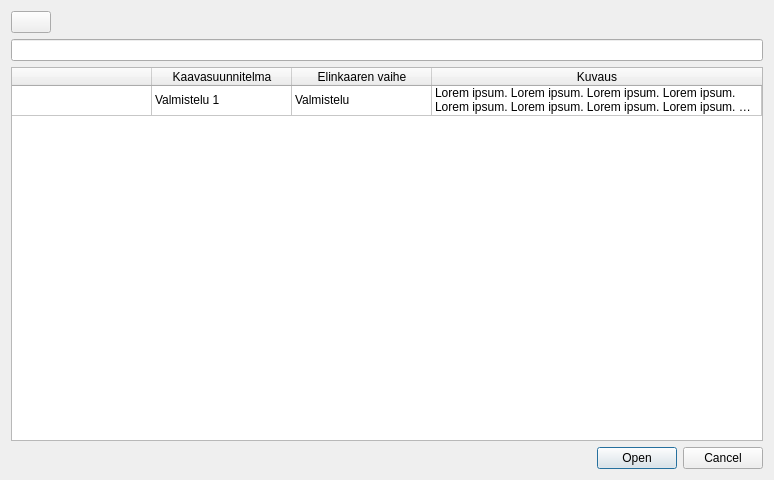
<?xml version="1.0" encoding="UTF-8"?>
<ui version="4.0">
 <class>Dialog</class>
 <widget class="QDialog" name="Dialog">
  <property name="geometry">
   <rect>
    <x>0</x>
    <y>0</y>
    <width>774</width>
    <height>480</height>
   </rect>
  </property>
  <property name="windowTitle">
   <string>Kaavasuunnitelmat</string>
  </property>
  <layout class="QVBoxLayout" name="verticalLayout">
   <item>
    <layout class="QHBoxLayout" name="horizontalLayout">
     <item>
      <widget class="QPushButton" name="new_plan_button">
       <property name="toolTip">
        <string>Luo uusi kaavasuunnitelma</string>
       </property>
       <property name="text">
        <string/>
       </property>
      </widget>
     </item>
     <item>
      <spacer name="horizontalSpacer">
       <property name="orientation">
        <enum>Qt::Horizontal</enum>
       </property>
       <property name="sizeHint" stdset="0">
        <size>
         <width>40</width>
         <height>20</height>
        </size>
       </property>
      </spacer>
     </item>
    </layout>
   </item>
   <item>
    <widget class="QgsFilterLineEdit" name="filter_line">
     <property name="toolTip">
      <string>Suodata kaavasuunnitelmia</string>
     </property>
     <property name="showSearchIcon">
      <bool>true</bool>
     </property>
     <property name="qgisRelation" stdset="0">
      <string notr="true"/>
     </property>
    </widget>
   </item>
   <item>
    <widget class="QTableWidget" name="plans_table">
     <property name="editTriggers">
      <set>QAbstractItemView::NoEditTriggers</set>
     </property>
     <property name="selectionMode">
      <enum>QAbstractItemView::SingleSelection</enum>
     </property>
     <property name="selectionBehavior">
      <enum>QAbstractItemView::SelectRows</enum>
     </property>
     <property name="sortingEnabled">
      <bool>true</bool>
     </property>
     <property name="wordWrap">
      <bool>true</bool>
     </property>
     <attribute name="horizontalHeaderVisible">
      <bool>true</bool>
     </attribute>
     <attribute name="horizontalHeaderCascadingSectionResizes">
      <bool>false</bool>
     </attribute>
     <attribute name="horizontalHeaderMinimumSectionSize">
      <number>20</number>
     </attribute>
     <attribute name="horizontalHeaderDefaultSectionSize">
      <number>140</number>
     </attribute>
     <attribute name="horizontalHeaderStretchLastSection">
      <bool>true</bool>
     </attribute>
     <attribute name="verticalHeaderVisible">
      <bool>false</bool>
     </attribute>
     <row>
      <property name="text">
       <string>New Row</string>
      </property>
     </row>
     <column>
      <property name="text">
       <string/>
      </property>
     </column>
     <column>
      <property name="text">
       <string>Kaavasuunnitelma</string>
      </property>
     </column>
     <column>
      <property name="text">
       <string>Elinkaaren vaihe</string>
      </property>
     </column>
     <column>
      <property name="text">
       <string>Kuvaus</string>
      </property>
     </column>
     <item row="0" column="1">
      <property name="text">
       <string>Valmistelu 1</string>
      </property>
     </item>
     <item row="0" column="2">
      <property name="text">
       <string>Valmistelu</string>
      </property>
     </item>
     <item row="0" column="3">
      <property name="text">
       <string>Lorem ipsum. Lorem ipsum. Lorem ipsum. Lorem ipsum. Lorem ipsum. Lorem ipsum. Lorem ipsum. Lorem ipsum. Lorem ipsum. Lorem ipsum.</string>
      </property>
     </item>
    </widget>
   </item>
   <item>
    <widget class="QDialogButtonBox" name="button_box">
     <property name="orientation">
      <enum>Qt::Horizontal</enum>
     </property>
     <property name="standardButtons">
      <set>QDialogButtonBox::Cancel|QDialogButtonBox::Open</set>
     </property>
    </widget>
   </item>
  </layout>
 </widget>
 <customwidgets>
  <customwidget>
   <class>QgsFilterLineEdit</class>
   <extends>QLineEdit</extends>
   <header>qgsfilterlineedit.h</header>
  </customwidget>
 </customwidgets>
 <resources/>
 <connections/>
</ui>
